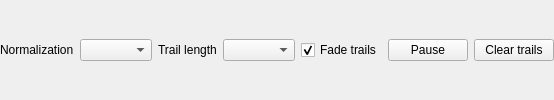
<?xml version='1.0' encoding='utf-8'?>
<ui version="4.0">
 <class>AffectControls</class>
 <widget class="QFrame" name="AffectControls">
  <property name="wrapControls" stdset="0">
   <bool>true</bool>
  </property>
  <layout class="QGridLayout" name="affectControlsGrid">
   <property name="leftMargin">
    <number>0</number>
   </property>
   <property name="rightMargin">
    <number>0</number>
   </property>
   <property name="topMargin">
    <number>0</number>
   </property>
   <property name="bottomMargin">
    <number>0</number>
   </property>
   <item row="0" column="0">
    <widget class="QWidget" name="affectControlGroup0">
     <layout class="QHBoxLayout" name="affectControlRow0">
      <property name="leftMargin">
       <number>0</number>
      </property>
      <property name="rightMargin">
       <number>0</number>
      </property>
      <property name="topMargin">
       <number>0</number>
      </property>
      <property name="bottomMargin">
       <number>0</number>
      </property>
      <item>
       <widget class="QLabel" name="affectReferenceLabel">
        <property name="text">
         <string>Normalization</string>
        </property>
       </widget>
      </item>
      <item>
       <widget class="QComboBox" name="affectNormalization">
        <property name="toolTip">
         <string>Display normalization for every Affect metric, including EI. Each metric uses its own fixed BSL distribution. Independent of the Metrics tab.</string>
        </property>
       </widget>
      </item>
     </layout>
    </widget>
   </item>
   <item row="0" column="1">
    <widget class="QWidget" name="affectControlGroup1">
     <layout class="QHBoxLayout" name="affectControlRow1">
      <property name="leftMargin">
       <number>0</number>
      </property>
      <property name="rightMargin">
       <number>0</number>
      </property>
      <property name="topMargin">
       <number>0</number>
      </property>
      <property name="bottomMargin">
       <number>0</number>
      </property>
      <item>
       <widget class="QLabel" name="affectTrailLabel">
        <property name="text">
         <string>Trail length</string>
        </property>
       </widget>
      </item>
      <item>
       <widget class="QComboBox" name="affectRetention" />
      </item>
      <item>
       <widget class="QCheckBox" name="affectFade">
        <property name="text">
         <string>Fade trails</string>
        </property>
        <property name="checked">
         <bool>true</bool>
        </property>
       </widget>
      </item>
     </layout>
    </widget>
   </item>
   <item row="0" column="2">
    <widget class="QWidget" name="affectControlGroup2">
     <layout class="QHBoxLayout" name="affectControlRow2">
      <property name="leftMargin">
       <number>0</number>
      </property>
      <property name="rightMargin">
       <number>0</number>
      </property>
      <property name="topMargin">
       <number>0</number>
      </property>
      <property name="bottomMargin">
       <number>0</number>
      </property>
      <item>
       <widget class="QPushButton" name="affectPause">
        <property name="checkable">
         <bool>true</bool>
        </property>
        <property name="text">
         <string>Pause</string>
        </property>
        <property name="icon">
         <iconset>
          <normaloff>../assets/icons/pause.svg</normaloff>
         </iconset>
        </property>
        <property name="minimumWidth">
         <number>90</number>
        </property>
       </widget>
      </item>
      <item>
       <widget class="QPushButton" name="affectClear">
        <property name="text">
         <string>Clear trails</string>
        </property>
        <property name="icon">
         <iconset>
          <normaloff>../assets/icons/clear.svg</normaloff>
         </iconset>
        </property>
       </widget>
      </item>
     </layout>
    </widget>
   </item>
  </layout>
 </widget>
 <resources />
 <connections />
</ui>
